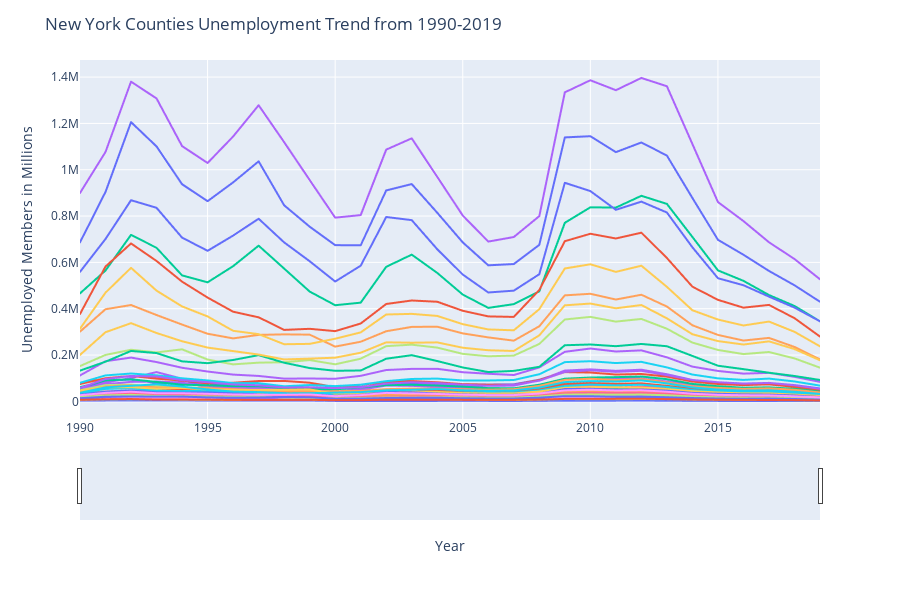

Here is the notebook cell this chart was saved with:
### Code cell
UNEMPLOYMENT3 = pd.read_csv("local-area-unemployment-statistics-beginning-1976.csv")
UNEMPLOYMENT3 = UNEMPLOYMENT3[(UNEMPLOYMENT3.Area.str.contains("County"))]
UNEMPLOYMENT_BY_Year = UNEMPLOYMENT3.groupby(["Area", "Year"]).sum()
UNEMPLOYMENT_BY_Year = UNEMPLOYMENT_BY_Year.reset_index() 

fig = px.line(UNEMPLOYMENT_BY_Year, x="Year", y="Unemployed", color="Area",
              line_group="Area", hover_name="Area")
fig.update_layout(title_text='New York Counties Unemployment Trend from 1990-2019', showlegend=False,
                   yaxis_title= "Unemployed Members in Millions", xaxis_title="Year", xaxis_rangeslider_visible=True)
fig.show()
